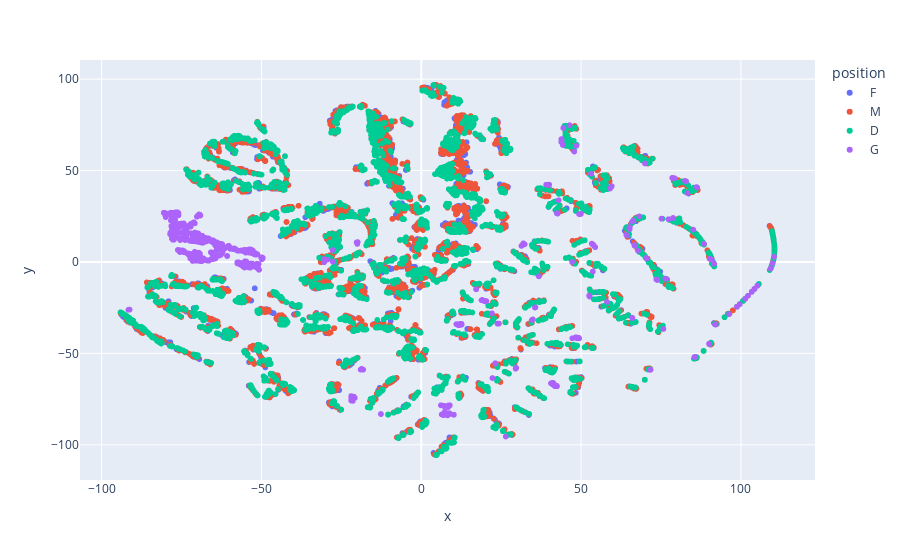

The cell this chart's notebook holds for it:
### Code cell
from sklearn.manifold import TSNE

tsne = TSNE(n_components=2, random_state=42)
players_tsne = tsne.fit_transform(players[numeric_columns].values)
tsne.kl_divergence_

players_tsne = pd.DataFrame(players_tsne, columns=['x', 'y'])
players_tsne['position'] = players['position']

px.scatter(players_tsne, x='x', y='y', color='position')

### Figure 1 — Plotly figure (JSON) as saved in the notebook; plotly's stock layout.template omitted (floating-point values rounded to 4 significant figures; data arrays with more than 128 entries replaced by an {"elided": "..."} marker saying what was removed)
{"data": [{"hovertemplate": "position=F<br>x=%{x}<br>y=%{y}<extra></extra>", "legendgroup": "F", "marker": {"color": "#636efa", "symbol": "circle"}, "mode": "markers", "name": "F", "showlegend": true, "type": "scattergl", "x": {"elided": "2185 float values"}, "xaxis": "x", "y": {"elided": "2185 float values"}, "yaxis": "y"}, {"hovertemplate": "position=M<br>x=%{x}<br>y=%{y}<extra></extra>", "legendgroup": "M", "marker": {"color": "#EF553B", "symbol": "circle"}, "mode": "markers", "name": "M", "showlegend": true, "type": "scattergl", "x": {"elided": "4774 float values"}, "xaxis": "x", "y": {"elided": "4774 float values"}, "yaxis": "y"}, {"hovertemplate": "position=D<br>x=%{x}<br>y=%{y}<extra></extra>", "legendgroup": "D", "marker": {"color": "#00cc96", "symbol": "circle"}, "mode": "markers", "name": "D", "showlegend": true, "type": "scattergl", "x": {"elided": "4062 float values"}, "xaxis": "x", "y": {"elided": "4062 float values"}, "yaxis": "y"}, {"hovertemplate": "position=G<br>x=%{x}<br>y=%{y}<extra></extra>", "legendgroup": "G", "marker": {"color": "#ab63fa", "symbol": "circle"}, "mode": "markers", "name": "G", "showlegend": true, "type": "scattergl", "x": {"elided": "793 float values"}, "xaxis": "x", "y": {"elided": "793 float values"}, "yaxis": "y"}], "layout": {"legend": {"title": {"text": "position"}, "tracegroupgap": 0}, "margin": {"t": 60}, "xaxis": {"anchor": "y", "domain": [0, 1], "title": {"text": "x"}}, "yaxis": {"anchor": "x", "domain": [0, 1], "title": {"text": "y"}}}}
